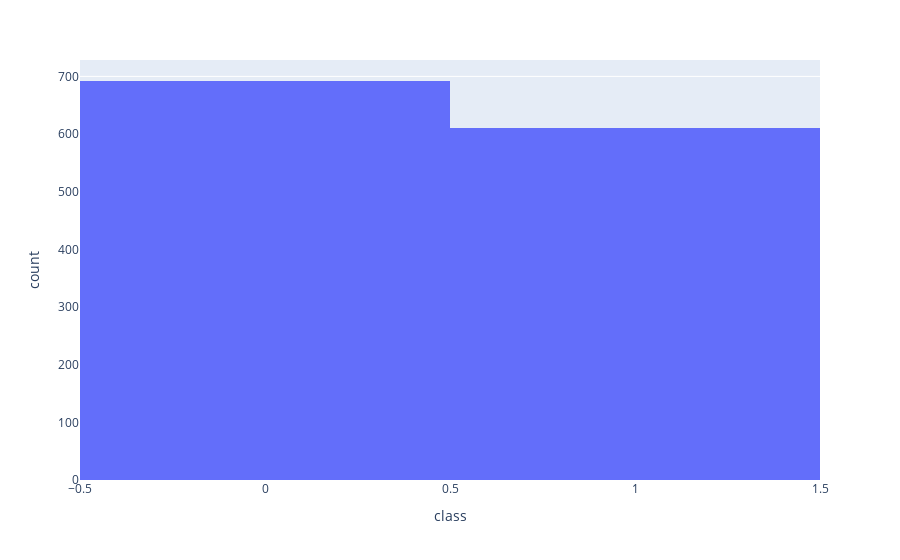

Write notebook code for a chart like this one.
### Markdown cell above
# No of Fake and Real Notes

### Code cell
fig = px.histogram(df, x='class')
fig.show()

### Figure 1 — Plotly figure (JSON) as saved in the notebook; plotly's stock layout.template omitted (floating-point values rounded to 4 significant figures; data arrays with more than 128 entries replaced by an {"elided": "..."} marker saying what was removed)
{"data": [{"alignmentgroup": "True", "bingroup": "x", "hovertemplate": "class=%{x}<br>count=%{y}<extra></extra>", "legendgroup": "", "marker": {"color": "#636efa", "pattern": {"shape": ""}}, "name": "", "offsetgroup": "", "orientation": "v", "showlegend": false, "type": "histogram", "x": {"elided": "1302 int values"}, "xaxis": "x", "yaxis": "y"}], "layout": {"barmode": "relative", "legend": {"tracegroupgap": 0}, "margin": {"t": 60}, "xaxis": {"anchor": "y", "domain": [0, 1], "title": {"text": "class"}}, "yaxis": {"anchor": "x", "domain": [0, 1], "title": {"text": "count"}}}}
